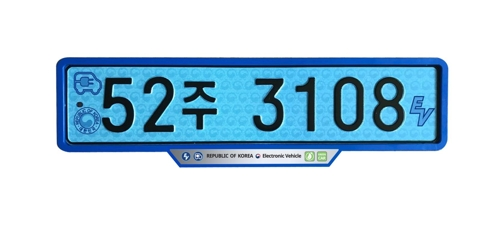
//> input picture ImageProcessing3/ImageProcessing3/images/morphology3.jpg, 500 x 228 px
$ ./4_OpeningAndClosing   (built with g++ and OpenCV 4)
//> lines starting //> are read from the running program, lines starting //| are printed output that depends on the picture; after the words box and inside, x2 and y2 are one past the last pixel; in counts of white or black regions, pixels touching at a corner belong together
#include <opencv2/opencv.hpp>

using namespace cv;
using namespace std;

int main(void)
{
	Mat image = imread("images/morphology3.jpg", IMREAD_GRAYSCALE);
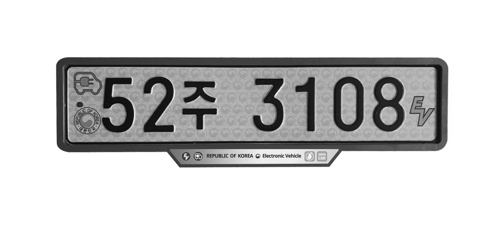
//> image: 228 rows x 500 cols, CV_8UC1; min 7, max 255, mean 208.5
	CV_Assert(image.data);

	Mat th_img, dst1, dst2;
	threshold(image, th_img, 128, 255, THRESH_BINARY);
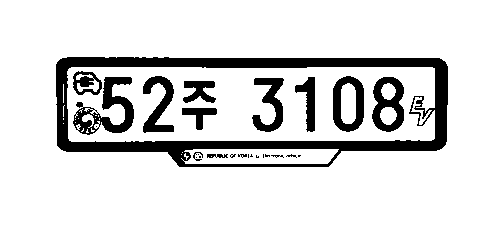
//> th_img: 228 rows x 500 cols, CV_8UC1; 85.2% white; 27 black regions (13 under 20 px), largest, box (x1, y1, x2, y2) and area: (56, 57, 448, 167) 9894, (73, 77, 134, 135) 1424, (372, 77, 404, 132) 1016

	Matx<uchar, 3, 3> mask;
	mask << 0, 1, 0,
		1, 1, 1,
		0, 1, 0;

	morphologyEx(th_img, dst1, MORPH_OPEN, mask);
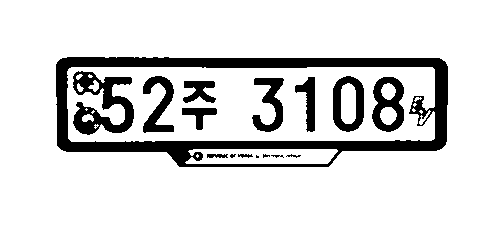
//> dst1: 228 rows x 500 cols, CV_8UC1; 84.9% white; 16 black regions (3 under 20 px), largest, box (x1, y1, x2, y2) and area: (56, 57, 448, 167) 10084, (73, 71, 134, 135) 1954, (372, 77, 404, 132) 1018
//> mask = [[0, 1, 0], [1, 1, 1], [0, 1, 0]]
	morphologyEx(th_img, dst2, MORPH_CLOSE, mask);
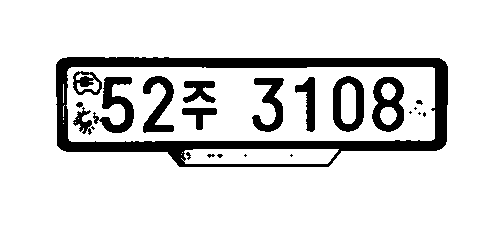
//> dst2: 228 rows x 500 cols, CV_8UC1; 85.6% white; 23 black regions (9 under 20 px), largest, box (x1, y1, x2, y2) and area: (56, 57, 448, 167) 9657, (93, 77, 134, 133) 1031, (372, 77, 404, 132) 1016

	imshow("image", image);
	imshow("Opening", dst1);
	imshow("Closiong", dst2);
	waitKey();
	return 0;
}
